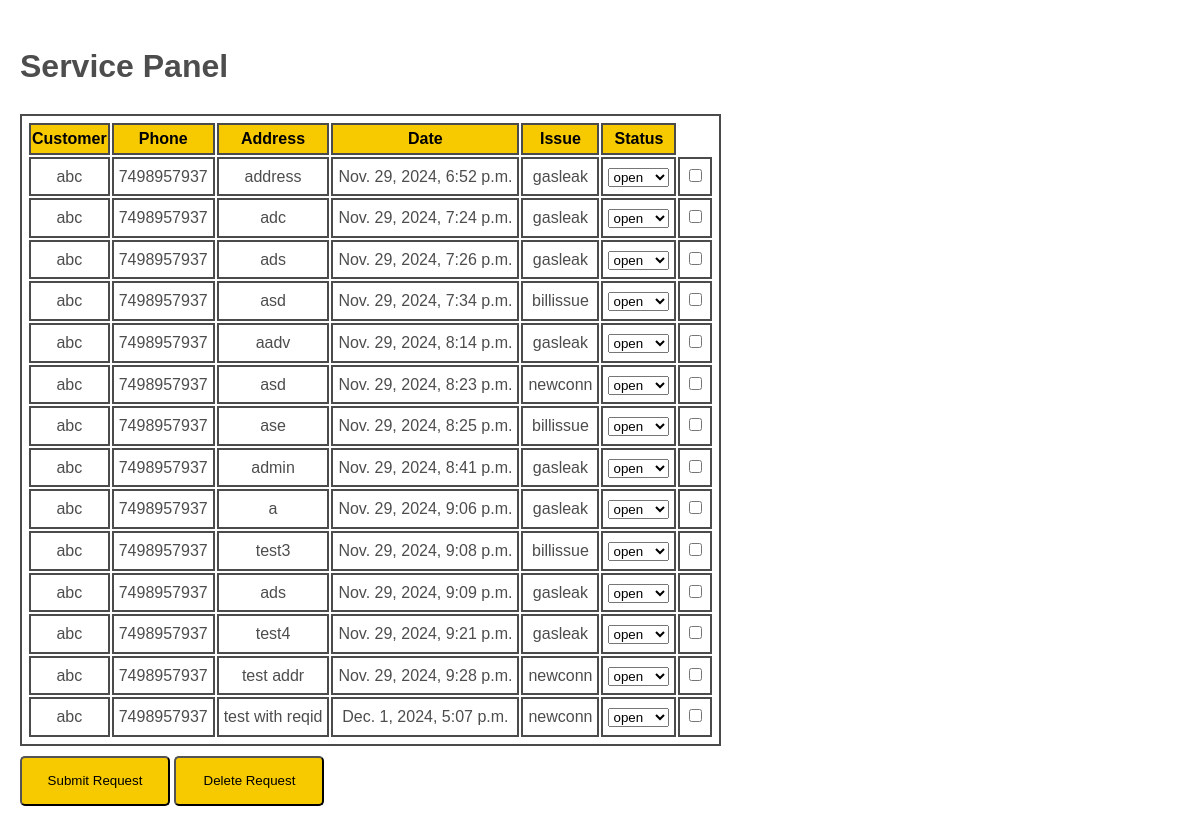
The app's page /service/, older data.
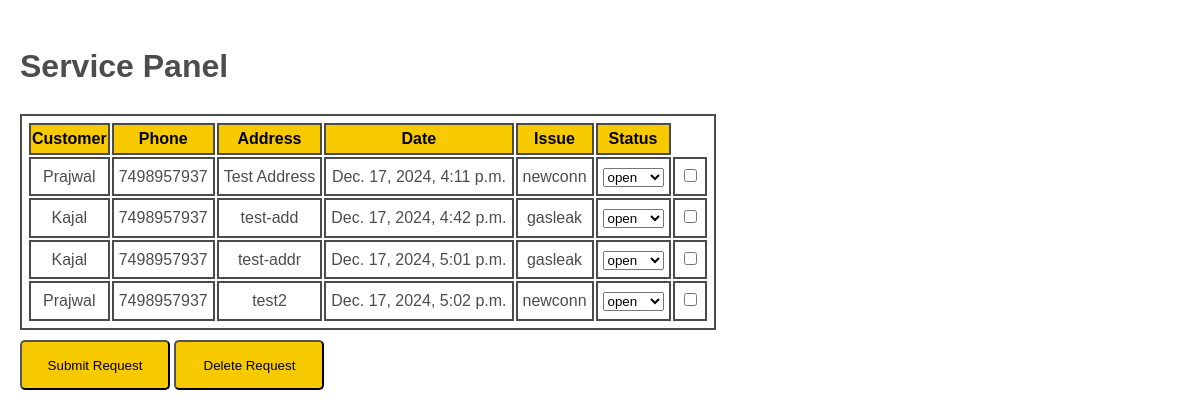
The same page, newer data.
### cust/models.py (models this page shows)
class CustReq(models.Model):
    usid=models.IntegerField(default=0)
    user=models.CharField(max_length=150)
    phone=models.CharField(max_length=10)
    add=models.TextField()
    issue=models.CharField(max_length=50)
    date=models.DateTimeField(auto_now_add=True)
    stat=models.CharField(max_length=20,default='open')
    reqid=models.IntegerField(default=0)

### cust/views.py (the view, shortened to what this page needs)
# urls.py: path('service/',views.service_view,name='service'),
def service_view(request):
    requests=CustReq.objects.all()
    return render(request, 'service.html', {'requests': requests})

### cust/templates/service.html (shortened to what this page needs)
<!DOCTYPE html>
<html>
  <head>
  </head>
  <body>
    <h1>Service Panel</h1>
    <form method="POST">
      <table>
        <tr>
          <th>Customer</th>
          <th>Phone</th>
          <th>Address</th>
          <th>Date</th>
          <th>Issue</th>
          <th>Status</th>
        </tr>
        {% for request in requests %}
        <tr>
          <td>{{ request.user }}</td>
          <td>{{ request.phone }}</td>
          <td>{{ request.add }}</td>
          <td>{{request.date}}</td>
          <td>{{ request.issue }}</td>
          <td>
            <select name="stat_{{ request.reqid }}" required>
              <option value="open">open</option>
            </select>
          </td>
          <td>
            <input
              type="checkbox"
              name="delete_requests"
              value="{{ request.reqid }}"
            />
          </td>
        </tr>
        {% endfor %}
      </table>
      <button type="submit" name="submit">Submit Request</button>
      <button type="submit" name="delete">Delete Request</button>
    </form>
  </body>
</html>

Row changes from the older to the newer data that the page shows:
removed CustReq: user "abc", phone "7498957937", add "address", date "Nov. 29, 2024, 6:52 p.m.", issue "gasleak", reqid "open"
removed CustReq: user "abc", phone "7498957937", add "adc", date "Nov. 29, 2024, 7:24 p.m.", issue "gasleak", reqid "open"
removed CustReq: user "abc", phone "7498957937", add "ads", date "Nov. 29, 2024, 7:26 p.m.", issue "gasleak", reqid "open"
removed CustReq: user "abc", phone "7498957937", add "asd", date "Nov. 29, 2024, 7:34 p.m.", issue "billissue", reqid "open"
removed CustReq: user "abc", phone "7498957937", add "aadv", date "Nov. 29, 2024, 8:14 p.m.", issue "gasleak", reqid "open"
removed CustReq: user "abc", phone "7498957937", add "asd", date "Nov. 29, 2024, 8:23 p.m.", issue "newconn", reqid "open"
removed CustReq: user "abc", phone "7498957937", add "ase", date "Nov. 29, 2024, 8:25 p.m.", issue "billissue", reqid "open"
removed CustReq: user "abc", phone "7498957937", add "admin", date "Nov. 29, 2024, 8:41 p.m.", issue "gasleak", reqid "open"
removed CustReq: user "abc", phone "7498957937", add "a", date "Nov. 29, 2024, 9:06 p.m.", issue "gasleak", reqid "open"
removed CustReq: user "abc", phone "7498957937", add "test3", date "Nov. 29, 2024, 9:08 p.m.", issue "billissue", reqid "open"
removed CustReq: user "abc", phone "7498957937", add "ads", date "Nov. 29, 2024, 9:09 p.m.", issue "gasleak", reqid "open"
removed CustReq: user "abc", phone "7498957937", add "test4", date "Nov. 29, 2024, 9:21 p.m.", issue "gasleak", reqid "open"
removed CustReq: user "abc", phone "7498957937", add "test addr", date "Nov. 29, 2024, 9:28 p.m.", issue "newconn", reqid "open"
removed CustReq: user "abc", phone "7498957937", add "test with reqid", date "Dec. 1, 2024, 5:07 p.m.", issue "newconn", reqid "open"
added CustReq: user "Prajwal", phone "7498957937", add "Test Address", date "Dec. 17, 2024, 4:11 p.m.", issue "newconn", reqid "open"
added CustReq: user "Kajal", phone "7498957937", add "test-add", date "Dec. 17, 2024, 4:42 p.m.", issue "gasleak", reqid "open"
added CustReq: user "Kajal", phone "7498957937", add "test-addr", date "Dec. 17, 2024, 5:01 p.m.", issue "gasleak", reqid "open"
added CustReq: user "Prajwal", phone "7498957937", add "test2", date "Dec. 17, 2024, 5:02 p.m.", issue "newconn", reqid "open"
